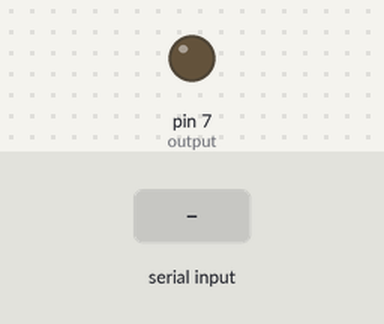
Bench run of a sketch on a simulated Arduino Uno, built with avr-gcc and run on an emulated ATmega328P. Shown: output pins drawn as LEDs (lit = HIGH). Inputs (shaded band) come from the test bench.

Above: at 1.2 s.
1.3 s: "1" received over Serial
At 2.1 s:
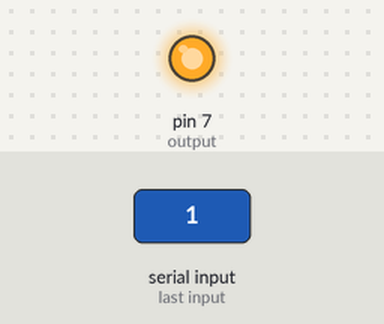
2.8 s: "0" received over Serial
At 3.3 s:
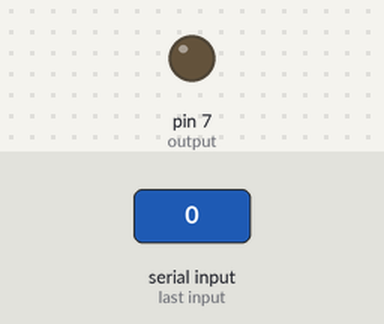
Timing chart, 0 to 5.8 s (numbered marks = the images above; inputs shaded):
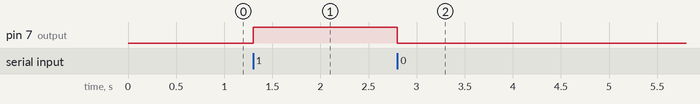

The sketch:

sketch_jan10a.ino
```cpp
const int output = 7;
int data;

void setup() {
  Serial.begin(9600);
  pinMode(output, OUTPUT);
  digitalWrite(output, LOW);
}

void loop() {
  while(Serial.available()){
    data = Serial.read();
  }

  if(data == '1')
  digitalWrite(output, HIGH);

  else if (data == '0')
  digitalWrite(output, LOW);
}
```

Measured:
- after the input at 1.3 s, pin 7 (output): LOW → HIGH at once
- after the input at 2.8 s, pin 7 (output): HIGH → LOW at once
